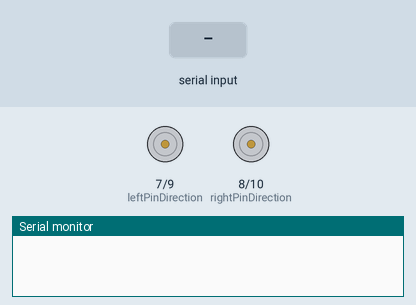
This sketch was run on a simulated Arduino Uno, built with avr-gcc and run on an emulated ATmega328P. On the bench: direction and speed pins drawn as motors (green arrow = direction pin HIGH = forward, orange = LOW = backward, longer = more drive), the last lines printed to the serial monitor. The test bench sets the inputs (shaded band).

Above: at 1.2 s.
1.3 s: "l90\n" received over Serial
At 1.9 s:
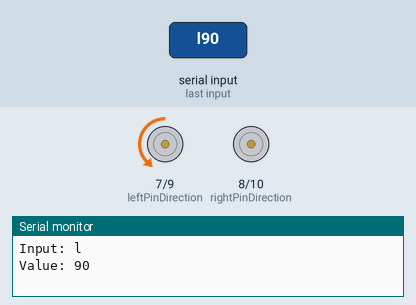
2.8 s: "r90\n" received over Serial
At 3.1 s:
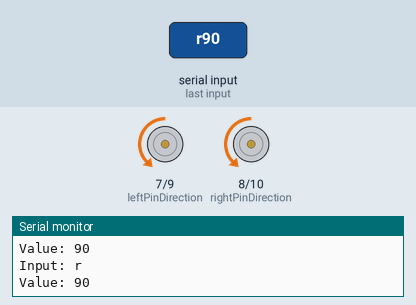
4.3 s: "l,45\n" received over Serial
At 5.5 s:
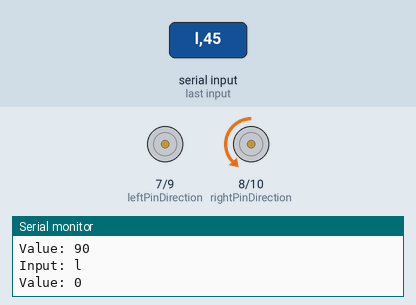
Timing chart, 0 to 7.3 s (numbered marks = the images above; inputs shaded):
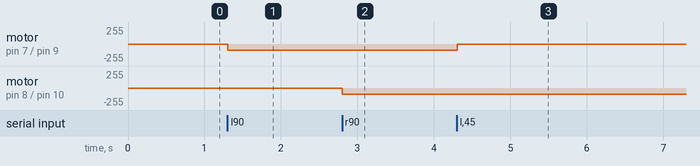

The sketch:

robot.ino
```cpp
 int leftPinSpeed = 9; // pin od predkości lewego silnija
 int rightPinSpeed = 10; // pin od predkości prawego silnika
 int rightPinDirection = 8; // tu musisz zmienić bo na moim shieldzie mostek H to 0 lub 1 (przód tył)
 int leftPinDirection = 7; // to samo

String readedString; // zmienna pobierająca linijke z portu szeregowego

char lastInput; // zmienna przechwywująca ostatni kierunek przesłany przez bluetooth

int leftValue; // zmienna przechowywująca wartość predkości lewego silnika
int rightValue; // to samo tylko prawego

bool leftForward = true; // do przodu czy do tyły lewy silnik
bool rightForward = true; // to samo tylko prawy

void setup() {
  //ustawianie pinów
  pinMode(leftPinSpeed, OUTPUT);
  pinMode(rightPinSpeed, OUTPUT);
  pinMode(rightPinDirection, OUTPUT);
  pinMode(leftPinDirection, OUTPUT);

  //ustawianie początkowo, aby silniki poruszały się do przodu
  digitalWrite(rightPinDirection, LOW);
  digitalWrite(leftPinDirection, LOW);

  //rozpoczęcie nasłuchiwania na szerego 9600bit
  Serial.begin(9600);
}

void loop() {
  //pętla rozpoczyna się gdy wykryje dane na porcie szeregowym
  while(Serial.available()){
    if(Serial.available() > 0){
      //jeśli tak to zczytaj znaki po kolei
      char c = Serial.read();
      if(c == '\n'){ // jeśli znak to "enter" rozpocznij funkcje interpetującą
        interpreter();
        break;
      }
      readedString += c;
    }
  }

  //pwm setting
  analogWrite(leftPinSpeed, leftValue);
  analogWrite(rightPinSpeed, rightValue);
}

void interpreter() {
  // przykładowy string zczytany z portu (r 133)

  if(readedString[0] == 'l'){ // jeżeli na początku stringa jest `l` oznacza to, że poruszamy silnik lewy

    lastInput = readedString[0]; // przypisauje ostatni wczytany input
    String number; //string zawierający wartość "PWM"

    if(readedString[2] == '-'){ // jeżeli wartość jest ujemna odwróć kierunek silnika
      if(leftForward == true){
        digitalWrite(leftPinDirection, HIGH);
        leftForward = false;
      }
      for(int i = 3; i<readedString.length(); i++){ // zczytywanie wartości liczbowej z zapisanego stringa z portu szeregowego
      number += (String)readedString[i];
    }
    }else if(readedString[2] != '-' ){ // warunek przeciwny dla tego jeżeli wartość jest dodatnia
      if(leftForward != true){
        digitalWrite(leftPinDirection, LOW);
        leftForward = true;
      }
      for(int i = 1; i<readedString.length(); i++){ // to samo co na górze
      number += (String)readedString[i];
      }
    }

    leftValue = atoi(number.c_str()); // funkcja atoi() zmienia ciąg "string" najpierw poprzez metode .c_str() na tablicę "char", a potem na liczbę całkowitą int
  } else if(readedString[0] == 'r'){ // analogicznie to samo co na górze

    lastInput = readedString[0];
    String number;

    if(readedString[2] == '-'){
      if(rightForward == true){
        digitalWrite(rightPinDirection, HIGH);
        rightForward = false;
      }
      for(int i = 3; i<readedString.length(); i++){
      number += (String)readedString[i];
    }
    }else if(readedString[2] != '-'){
      if(rightForward != true){
        digitalWrite(rightPinDirection, LOW);
        rightForward = true;
      }
      for(int i = 1; i<readedString.length(); i++){
      number += (String)readedString[i];
    }
    }

    rightValue = atoi(number.c_str());
  }
  debug();
  //Serial.println(readedString);
  readedString = "";
}

void debug(){
  Serial.print("Input: ");
  Serial.println(lastInput);
  Serial.print("Value: ");
  if(lastInput == 'r'){
    Serial.println(rightValue);
  }else if(lastInput == 'l'){
    Serial.println(leftValue);
  }
}
```

Measured:
- after the input at 1.3 s, motor on pin 7 (leftPinDirection) / pin 9 (leftPinSpeed): stopped → backward 90/255 at once
- after the input at 2.8 s, motor on pin 8 (rightPinDirection) / pin 10 (rightPinSpeed): stopped → backward 90/255 at once
- after the input at 4.3 s, motor on pin 7 (leftPinDirection) / pin 9 (leftPinSpeed): backward 90/255 → stopped at once
